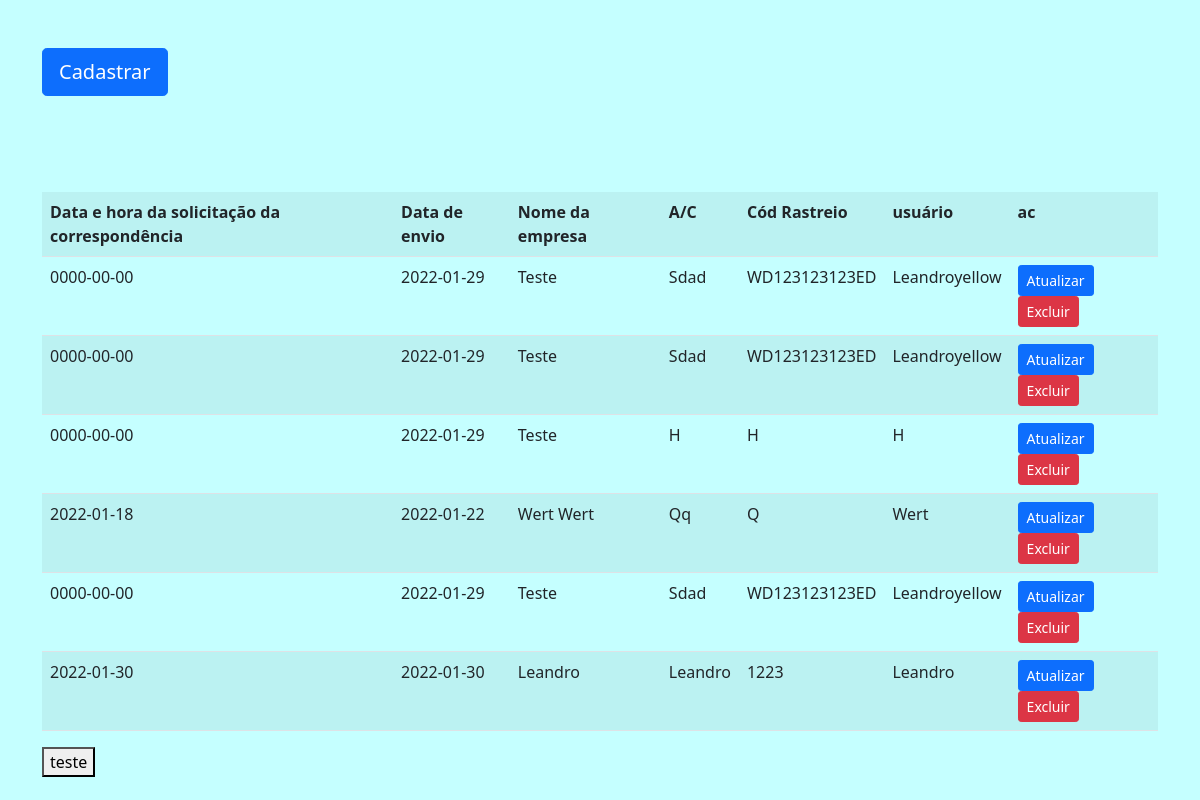
The page / on the database its author committed.
### tables this page shows
CREATE TABLE `correspondencia` (
  `id_correspondencia` int(11) NOT NULL,
  `nome_empresa` varchar(150) NOT NULL,
  `destinatario` varchar(150) NOT NULL,
  `logradouro` varchar(150) NOT NULL,
  `numero` varchar(10) NOT NULL,
  `complemento` varchar(45) DEFAULT NULL,
  `cep` varchar(10) NOT NULL,
  `cidade` varchar(100) NOT NULL,
  `estado` varchar(3) NOT NULL,
  `remetente` varchar(150) NOT NULL,
  `tipo` int(11) NOT NULL,
  `ar` text NOT NULL,
  `data_envio` date NOT NULL,
  `cod_rastreio` varchar(15) NOT NULL,
  `usuario` varchar(100) NOT NULL,
  `date_create` date NOT NULL,
  `date_update` date DEFAULT NULL
);

### php/db-models/CorrespondenciaMysql.php (called while the page is built, shortened)
<?php
require 'php/models/Correspondencia.php';
class CorrespondenciaMysql implements Correspondencias {
   private $pdo;
   public function __construct(PDO $driver){
      $this->pdo = $driver;
   }
   public function findAll(){
      $array = [];
      $sql = $this->pdo->query("SELECT * FROM correspondencia");
      if($sql->rowCount() > 0){
         $data = $sql->fetchAll();
         foreach($data as $item){
            $x = new Correspondencia();
            $x->setId($item['id_correspondencia']);
            $x->setNomeEmpresa($item['nome_empresa']);
            $x->setDestinatario($item['destinatario']);
            $x->setLogradouro($item['logradouro']);
            $x->setNumero($item['numero']);
            $x->setComplemento($item['complemento']);
            $x->setCep($item['cep']);
            $x->setCidade($item['cidade']);
            $x->setEstado($item['estado']);
            $x->setRemetente($item['remetente']);
            $x->setTipo($item['tipo']);
            $x->setAr($item['ar']);
            $x->setDataEnvio($item['data_envio']);
            $x->setRastreio($item['cod_rastreio']);
            $x->setUsuario($item['usuario']);
            $x->setDateCreate($item['date_create']);
            $x->setDateUpgrade($item['date_update']);
            $array[] = $x;
         }
      }
      return $array;
   }
}

### php/models/Correspondencia.php (called while the page is built, shortened)
<?php
class Correspondencia {
   private $id;
   private $nome_empresa;
   private $destinatario;
   private $data_envio;
   private $cod_rastreio;
   private $usuario;
   private $date_create;
   public function getId(){
      return $this->id;
   }
   public function setId($x){
      $this->id = $x;
   }
   public function getNomeEmpresa(){
      return $this->nome_empresa;
   }
   public function setNomeEmpresa($x){
      $this->nome_empresa = ucwords(trim($x));
   }
   public function getDestinatario(){
      return $this->destinatario;
   }
   public function setDestinatario($x){
      $this->destinatario = ucwords(trim($x));
   }
   public function getDataEnvio(){
      return $this->data_envio;
   }
   public function setDataEnvio($x){
      $this->data_envio = trim($x);
   }
   public function getRastreio(){
      return $this->cod_rastreio;
   }
   public function setRastreio($x){
      $this->cod_rastreio = strtoupper(trim($x));
   }
   public function getUsuario(){
      return $this->usuario;
   }
   public function setUsuario($x){
      $this->usuario = ucwords(trim($x));
   }
   public function getDateCreate(){
      return $this->date_create;
   }
   public function setDateCreate($x){
      $this->date_create = trim($x);
   }
}

### index.php (the view, shortened to what this page needs)
<?php
require 'php/config.php';
require 'php/db-models/CorrespondenciaMysql.php';
$correspondencia = new CorrespondenciaMysql($pdo);
$lista = $correspondencia->findAll();
require 'head.php'; ?>
<div class="container mt-5">
<a href="form-cadastro.php" class="btn btn-primary btn-lg mb-5" tabindex="-1" role="button">Cadastrar</a>
<table class="table table-striped table-hover mt-5">
   <tr>
      <th>Data e hora da solicitação da correspondência</th>
      <th>Data de envio</th>
      <th>Nome da empresa</th>
      <th>A/C</th>
      <th>Cód Rastreio</th>
      <th>usuário</th>
      <th>ac</th>
   </tr>
   <?php foreach($lista as $cors): ?>
   <tr>
      <td><?=$cors->getDateCreate();?></td>
      <td><?=$cors->getDataEnvio();?></td>
      <td><?=$cors->getNomeEmpresa();?></td>
      <td><?=$cors->getDestinatario();?></td>
      <td><?=$cors->getRastreio();?></td>
      <td><?=$cors->getUsuario();?></td>
      <td>
         <a href="editar.php?id=<?=$cors->getId();?>" class="btn btn-primary btn-sm">Atualizar</a>
         <a id="alerta" href="excluir.php?id=<?=$cors->getId();?>" class="btn btn-danger btn-sm">Excluir</a>
      </td>
   </tr>
   <?php endforeach; ?>
</table>
<button id="alerta">teste</button>
</div>
</body>
</html>

### head.php (shortened to what this page needs)
<!DOCTYPE html>
<html lang="en">
<head>
   <link href="https://cdn.jsdelivr.net/npm/bootstrap@5.1.3/dist/css/bootstrap.min.css" rel="stylesheet">
   <link rel="stylesheet" href="css/style.css">
</head>
<body>

### css/style.css (style rules this page uses)
body { background-color: #c5ffff; }

### rows shown on the page
correspondencia: date_create "0000-00-00", data_envio "2022-01-29", nome_empresa "Teste", destinatario "Sdad", cod_rastreio "WD123123123ED", usuario "Leandroyellow"
correspondencia: date_create "0000-00-00", data_envio "2022-01-29", nome_empresa "Teste", destinatario "Sdad", cod_rastreio "WD123123123ED", usuario "Leandroyellow"
correspondencia: date_create "0000-00-00", data_envio "2022-01-29", nome_empresa "Teste", destinatario "H", cod_rastreio "H", usuario "H"
correspondencia: date_create "2022-01-18", data_envio "2022-01-22", nome_empresa "Wert Wert", destinatario "Qq", cod_rastreio "Q", usuario "Wert"
correspondencia: date_create "0000-00-00", data_envio "2022-01-29", nome_empresa "Teste", destinatario "Sdad", cod_rastreio "WD123123123ED", usuario "Leandroyellow"
correspondencia: date_create "2022-01-30", data_envio "2022-01-30", nome_empresa "Leandro", destinatario "Leandro", cod_rastreio "1223", usuario "Leandro"
